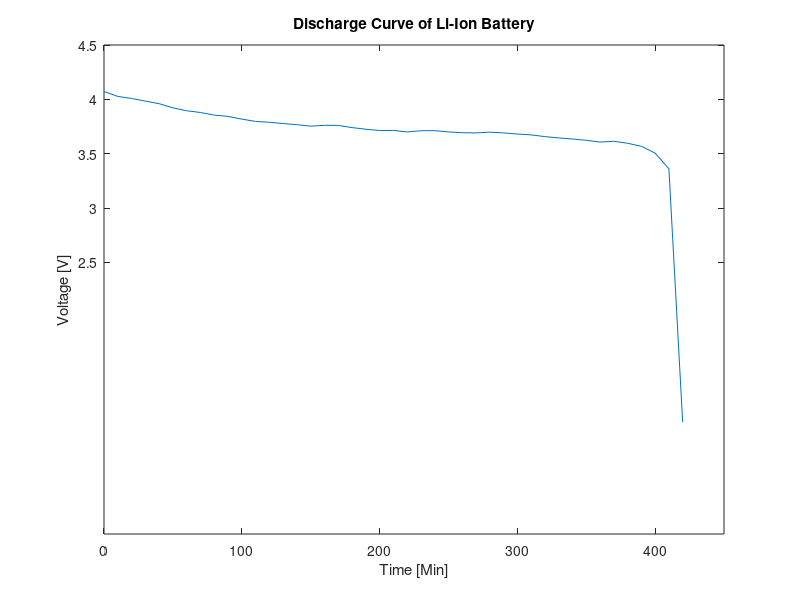

MATLAB code for this plot: (Note: this script raises an error after producing the figure.)
clear all; close all; clc;
to_tikz = 0;

data = load('0_3w_850mah.csv');

time_min = (0:10:420);
time_min_T = transpose(time_min);


plot(time_min_T,data)
title('Discharge Curve of Li-Ion Battery')
xlabel('Time [Min]')
ylabel('Voltage [V]')

xlim([0 450])
%ylim([2.5 4.5])
ylim([0 4.5])

yticks(2.5:0.5:4.5)

hline = refline([0 3.3]);
hline.Color = 'r';
hline.LineStyle = '--';


if to_tikz == 1
    cleanfigure()
    matlab2tikz('discharge.tex');
    %matlab2tikz( 'discharge.tikz', 'height', '\fheight', 'width', '\fwidth' )
end